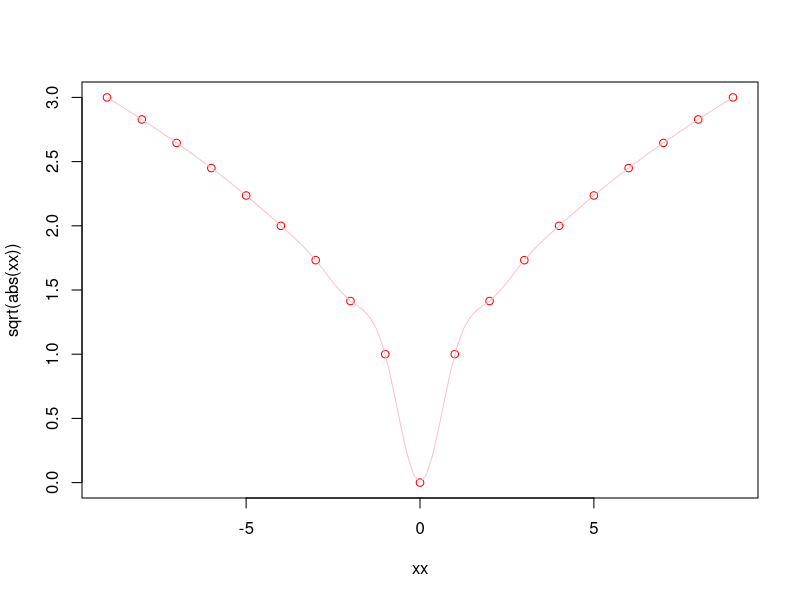

Source code (R):
#a = 5
a <- 8
a
b<-3
a*b
c<-a*b

rm(c)

ls()

rm(list = ls())

sqrt(45)
?sqrt

require(stats) # for spline
require(graphics)
xx <- -9:9
plot(xx, sqrt(abs(xx)),  col = "red")
lines(spline(xx, sqrt(abs(xx)), n=101), col = "pink")